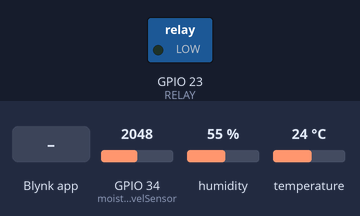
Simulated run of this sketch. Board: ESP32. Shown: switched loads named in the sketch (green lamp = pin HIGH). The inputs (shaded band) are chosen by the test bench; at power-on: GPIO 34 (moistureLevelSensor) = 2048, humidity 55 %, temperature 24 °C. WiFi joins after 1.5 s; servers stay silent unless stated; what the sketch prints to the serial monitor is not drawn.

Above: at 3.0 s.
3.1 s: Blynk app writes 1 to V3
At 3.8 s:
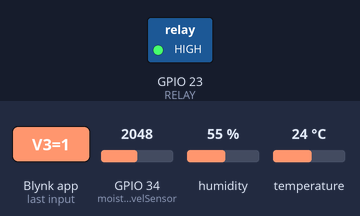
4.6 s: Blynk app writes 0 to V3
At 4.9 s:
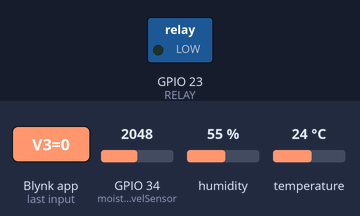
Timing chart, 0 to 7.6 s (numbered marks = the images above; inputs shaded):
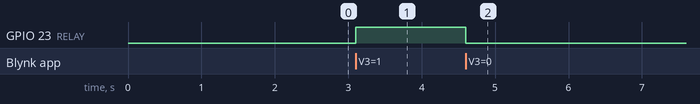

The sketch:

ESP_32_1.ino
```cpp
#define BLYNK_TEMPLATE_ID "TMPLSczi3Omv"
#define BLYNK_DEVICE_NAME "Irrigator"
#define BLYNK_FIRMWARE_VERSION        "0.1.0"

#define BLYNK_PRINT Serial
#include <WiFi.h>
#include <WiFiClient.h>
//#include <BlynkSimpleEsp32.h>
#include <dht.h>
//#include "DHT.h"
#include "BlynkEdgent.h"

#define APP_DEBUG
#define DHTPIN 21
#define DHTTYPE DHT11   // DHT 11

const int waterLevelSensor = 2;
const int moistureLevelSensor = 34;
const int RELAY = 23;

int waterLevel;
int moistureLevel;

dht DHT;
BlynkTimer timer;


void sendSensor1()
{ DHT.read11(DHTPIN);
  float h = DHT.humidity;
  float t = DHT.temperature; // or dht.readTemperature(true) for Fahrenheit

  if (isnan(h) || isnan(t)) {
    Serial.println("Failed to read from DHT sensor!");
    return;
  }
  // You can send any value at any time.
  // Please don't send more that 10 values per second.
  Blynk.virtualWrite(V1, h);
  Blynk.virtualWrite(V0, t);

}

void sendSensor2()
{
  //waterLevel = analogRead(waterLevelSensor);
  //waterLevel = map(waterLevel,0,2000,0,20);
  moistureLevel = analogRead(moistureLevelSensor);
  moistureLevel = map(moistureLevel,0,4000,0,4000);
  Serial.println(moistureLevel);


  //Blynk.virtualWrite(V7, waterLevel);
  Blynk.virtualWrite(V2, moistureLevel);
}


BLYNK_WRITE(V3){
  if(param.asInt()==1){
    digitalWrite(RELAY, HIGH);
  }
  else{
    digitalWrite(RELAY, LOW);
  }
}
BLYNK_CONNECTED(){
  Blynk.syncVirtual(V0);
  Blynk.syncVirtual(V1);
  Blynk.syncVirtual(V2);
  Blynk.syncVirtual(V3);
}


void setup() {
  // put your setup code here, to run once:
  Serial.begin(9600);

  pinMode(DHTPIN, INPUT);
  //pinMode(moistureLevelSensor, INPUT);
  pinMode(RELAY, OUTPUT);
  BlynkEdgent.begin();
  //dht.begin();

    // Setup a function to be called every second
  timer.setInterval(2000L, sendSensor1);
  timer.setInterval(5000L, sendSensor2);

}


void loop() {
  // put your main code here, to run repeatedly:
  BlynkEdgent.run();
  timer.run();

}
```

Measured:
- after the input at 3.1 s, GPIO 23 (RELAY): LOW → HIGH at once
- after the input at 4.6 s, GPIO 23 (RELAY): HIGH → LOW at once
